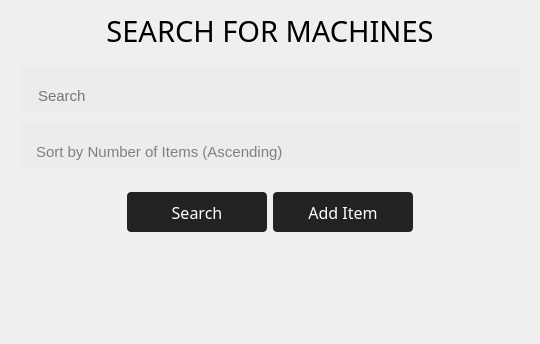
             <widget class="QWidget" name="page_search_seller">
              <property name="styleSheet">
               <string notr="true">.QPushButton {
  background-color: #222;
  border-radius: 4px;
  border-style: none;
  color: #fff;
  line-height: 1.5;
  padding: 9px 20px 8px;
}

QPushButton:hover,
QPushButton:focus {
  background-color: rgb(54, 54, 54);
}

QLineEdit, QComboBox {
  color: rgba(0,0,0,.87);
  padding: 20px 16px 6px;
  background: #ececec;
  border: none;
  border-radius: 4px;
  border-bottom: 1px solid rgba(0,0,0,.42);
  border-radius: 0 0 0 0;
  font-size: 15px;
  height: 20px;
}

QComboBox:editable {
    background-color: #ececec;
    border: 1px solid #999; 
    border-radius: 4px; 
    padding: 6px;
}

QComboBox {
	color: grey;
}

QComboBox::drop-down {
    width: 20px; 
    background-color: #ececec;
    subcontrol-origin: padding;
    subcontrol-position: right center;
}

QComboBox::down-arrow {
    image: url(:/icons/assets/icons/icons_png/arrow_drop_down_FILL0_wght400_GRAD0_opsz48.png);
    width:20px; 
    height: 20px; 
	margin-right: 20px;
}

</string>
              </property>
              <layout class="QVBoxLayout" name="verticalLayout_20" stretch="0,0,0,0">
               <property name="sizeConstraint">
                <enum>QLayout::SetDefaultConstraint</enum>
               </property>
               <item>
                <widget class="QLabel" name="header_search_3">
                 <property name="maximumSize">
                  <size>
                   <width>16777215</width>
                   <height>50</height>
                  </size>
                 </property>
                 <property name="font">
                  <font>
                   <family>Source Sans Pro</family>
                   <pointsize>22</pointsize>
                  </font>
                 </property>
                 <property name="text">
                  <string>SEARCH FOR MACHINES</string>
                 </property>
                 <property name="alignment">
                  <set>Qt::AlignCenter</set>
                 </property>
                </widget>
               </item>
               <item>
                <widget class="QFrame" name="frame_5">
                 <property name="sizePolicy">
                  <sizepolicy hsizetype="Preferred" vsizetype="Preferred">
                   <horstretch>0</horstretch>
                   <verstretch>0</verstretch>
                  </sizepolicy>
                 </property>
                 <property name="maximumSize">
                  <size>
                   <width>16777215</width>
                   <height>16777215</height>
                  </size>
                 </property>
                 <property name="frameShape">
                  <enum>QFrame::NoFrame</enum>
                 </property>
                 <property name="frameShadow">
                  <enum>QFrame::Raised</enum>
                 </property>
                 <layout class="QVBoxLayout" name="verticalLayout_2">
                  <property name="spacing">
                   <number>10</number>
                  </property>
                  <item alignment="Qt::AlignHCenter">
                   <widget class="QLineEdit" name="search_seller">
                    <property name="minimumSize">
                     <size>
                      <width>500</width>
                      <height>0</height>
                     </size>
                    </property>
                    <property name="maximumSize">
                     <size>
                      <width>500</width>
                      <height>16777215</height>
                     </size>
                    </property>
                    <property name="text">
                     <string/>
                    </property>
                    <property name="placeholderText">
                     <string>Search</string>
                    </property>
                   </widget>
                  </item>
                  <item alignment="Qt::AlignHCenter">
                   <widget class="QComboBox" name="sortbox_seller">
                    <property name="minimumSize">
                     <size>
                      <width>500</width>
                      <height>0</height>
                     </size>
                    </property>
                    <property name="maximumSize">
                     <size>
                      <width>500</width>
                      <height>16777215</height>
                     </size>
                    </property>
                    <property name="cursor">
                     <cursorShape>PointingHandCursor</cursorShape>
                    </property>
                    <item>
                     <property name="text">
                      <string>Sort by Number of Items (Ascending)</string>
                     </property>
                    </item>
                    <item>
                     <property name="text">
                      <string>Sort by Number of Items (Decending)</string>
                     </property>
                    </item>
                    <item>
                     <property name="text">
                      <string>Sort by Price (Ascending)</string>
                     </property>
                    </item>
                    <item>
                     <property name="text">
                      <string>Sort by Price (Descending)</string>
                     </property>
                    </item>
                   </widget>
                  </item>
                 </layout>
                </widget>
               </item>
               <item alignment="Qt::AlignHCenter">
                <widget class="QFrame" name="frame_7">
                 <property name="frameShape">
                  <enum>QFrame::NoFrame</enum>
                 </property>
                 <property name="frameShadow">
                  <enum>QFrame::Raised</enum>
                 </property>
                 <layout class="QHBoxLayout" name="horizontalLayout_4">
                  <item>
                   <widget class="QPushButton" name="searchitem_button_seller">
                    <property name="minimumSize">
                     <size>
                      <width>140</width>
                      <height>40</height>
                     </size>
                    </property>
                    <property name="maximumSize">
                     <size>
                      <width>16777215</width>
                      <height>16777215</height>
                     </size>
                    </property>
                    <property name="font">
                     <font>
                      <family>Bahnschrift</family>
                      <pointsize>12</pointsize>
                     </font>
                    </property>
                    <property name="cursor">
                     <cursorShape>PointingHandCursor</cursorShape>
                    </property>
                    <property name="text">
                     <string>Search</string>
                    </property>
                    <property name="icon">
                     <iconset resource="agriculture-shop-ressources.qrc">
                      <normaloff>:/icons_white/assets/icons/icons_png/icons_white/search_white.png</normaloff>:/icons_white/assets/icons/icons_png/icons_white/search_white.png</iconset>
                    </property>
                    <property name="iconSize">
                     <size>
                      <width>20</width>
                      <height>20</height>
                     </size>
                    </property>
                   </widget>
                  </item>
                  <item>
                   <widget class="QPushButton" name="searchitem_button_seller_2">
                    <property name="minimumSize">
                     <size>
                      <width>140</width>
                      <height>40</height>
                     </size>
                    </property>
                    <property name="maximumSize">
                     <size>
                      <width>16777215</width>
                      <height>16777215</height>
                     </size>
                    </property>
                    <property name="font">
                     <font>
                      <family>Bahnschrift</family>
                      <pointsize>12</pointsize>
                     </font>
                    </property>
                    <property name="cursor">
                     <cursorShape>PointingHandCursor</cursorShape>
                    </property>
                    <property name="text">
                     <string>Add Item</string>
                    </property>
                    <property name="icon">
                     <iconset resource="agriculture-shop-ressources.qrc">
                      <normaloff>:/icons_white/assets/icons/icons_png/icons_white/inventory_white.png</normaloff>:/icons_white/assets/icons/icons_png/icons_white/inventory_white.png</iconset>
                    </property>
                    <property name="iconSize">
                     <size>
                      <width>20</width>
                      <height>20</height>
                     </size>
                    </property>
                   </widget>
                  </item>
                 </layout>
                </widget>
               </item>
               <item>
                <widget class="QFrame" name="frame_3">
                 <property name="frameShape">
                  <enum>QFrame::NoFrame</enum>
                 </property>
                 <property name="frameShadow">
                  <enum>QFrame::Raised</enum>
                 </property>
                 <layout class="QVBoxLayout" name="verticalLayout_9">
                  <item>
                   <widget class="QScrollArea" name="scrollArea_seller">
                    <property name="styleSheet">
                     <string notr="true">QScrollBar::vertical {
	border:none;
	width: 7px;
	margin: 15px 0 15px 0;
	border-radius: 0;
}

QScrollBar::handle:vertical {
	background-color: rgb(67, 67, 67);
	min-height: 30px;
	border-radius: 3px;
}

QScrollBar::handle:hover {
	background-color: rgb(255, 0, 127);
}

QScrollBar::sub-line:vertical {
	border: none;
	height: 8px;
	border-top-left-radius: 3px;
	border-top-right-radius: 3px;
	subcontrol-position: top;
	subcontrol-origin: margin;
}

QScrollBar::add-line:vertical {
	border: none;
	height: 8px;
	border-bottom-left-radius: 3px;
	border-bottom-right-radius: 3px;
	subcontrol-position: bottom;
	subcontrol-origin: margin;
}

QScrollBar::up-arrow:vertical, QScrollBar::down:vertical {
	background: none;
}

QScrollBar::add-page:vertical, QScrollBar:sub-page:vertical {
	background: none;
}
</string>
                    </property>
                    <property name="frameShape">
                     <enum>QFrame::NoFrame</enum>
                    </property>
                    <property name="frameShadow">
                     <enum>QFrame::Sunken</enum>
                    </property>
                    <property name="lineWidth">
                     <number>2</number>
                    </property>
                    <property name="widgetResizable">
                     <bool>true</bool>
                    </property>
                    <widget class="QWidget" name="scrollAreaWidgetContents">
                     <property name="geometry">
                      <rect>
                       <x>0</x>
                       <y>0</y>
                       <width>64</width>
                       <height>18</height>
                      </rect>
                     </property>
                     <layout class="QVBoxLayout" name="layout_search_seller">
                      <property name="spacing">
                       <number>10</number>
                      </property>
                      <property name="leftMargin">
                       <number>9</number>
                      </property>
                      <property name="topMargin">
                       <number>9</number>
                      </property>
                      <property name="rightMargin">
                       <number>9</number>
                      </property>
                      <property name="bottomMargin">
                       <number>9</number>
                      </property>
                     </layout>
                    </widget>
                   </widget>
                  </item>
                 </layout>
                </widget>
               </item>
              </layout>
             </widget>
